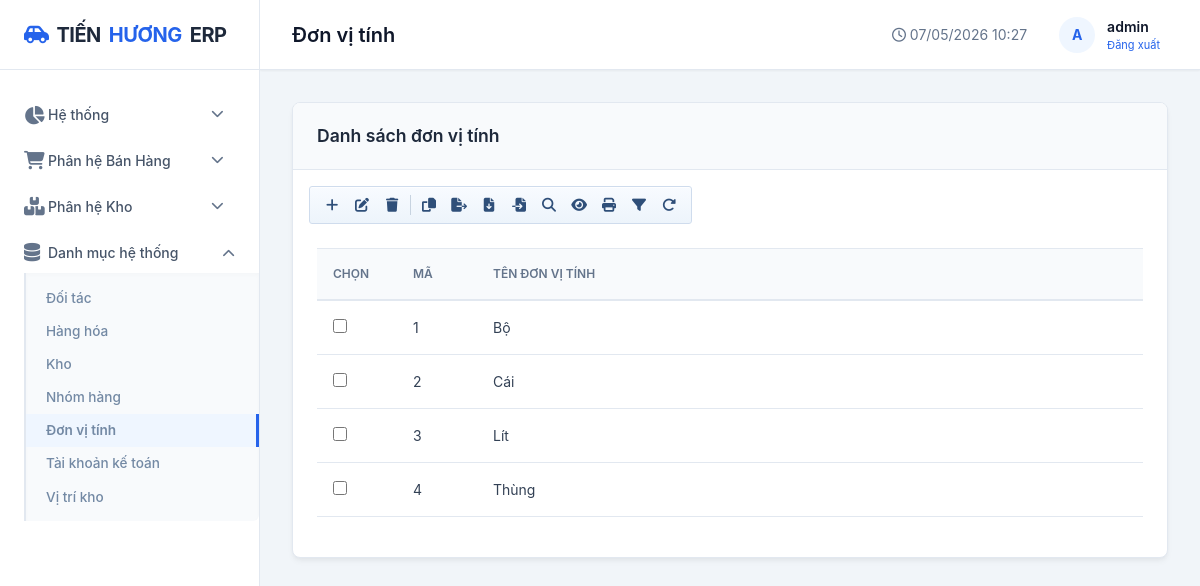
Page /danh-muc/don-vi-tinh/ (signed in) on the committed database.
### apps/danh_muc/models.py (models this page shows, shortened)
class DonViTinh(models.Model):
    ten = models.CharField(max_length=50, unique=True, verbose_name="Đơn vị tính")
    class Meta:
        db_table = "core_donvitinh"
        verbose_name = "Đơn vị tính"

### apps/danh_muc/views.py (the view, shortened to what this page needs)
# urls.py: path('don-vi-tinh/', views.don_vi_tinh_list, name='don_vi_tinh_list'),
@login_required
def don_vi_tinh_list(request):
    q = request.GET.get('q', '').strip()
    ten = ''
    items = DonViTinh.objects.all()
    if q:
        items = items.filter(ten__icontains=q)
    page_obj = _paginate_queryset(request, items.order_by('ten'))
    return render(request, 'core/don_vi_tinh.html', {
        'items': page_obj,
        'page_obj': page_obj,
        'q': q,
        'ten_default': ten,
        'page_title': 'Đơn vị tính',
        'active_menu': 'don_vi_tinh',
    })

### apps/danh_muc/views.py (called while the page is built)
def _paginate_queryset(request, queryset, per_page=12):
    paginator = Paginator(queryset, per_page)
    return paginator.get_page(request.GET.get("page"))

### templates/core/don_vi_tinh.html (shortened to what this page needs)
{% extends 'base.html' %}
{% block content %}
<div class="card">
    <div class="card-header">
        <div class="card-title">Danh sách đơn vị tính</div>
    </div>
    <div class="px-3 pt-3">
        <div class="erp-toolbar" role="toolbar" aria-label="Thanh thao tác đơn vị tính">
            <button type="button" class="erp-toolbar-btn" id="btnDvtAdd" title="Thêm mới" aria-label="Thêm mới"><i class="fas fa-plus"></i></button>
            <button type="button" class="erp-toolbar-btn" id="btnDvtSearch" title="Tìm" aria-label="Tìm"><i class="fas fa-magnifying-glass"></i></button>
            <button type="button" class="erp-toolbar-btn" onclick="window.location.reload()" title="Làm mới" aria-label="Làm mới"><i class="fas fa-rotate-right"></i></button>
        </div>
    </div>
    <div class="card-body">
        <div class="table-responsive">
            <table class="table">
                <thead>
                    <tr>
                        <th style="width:80px;">Chọn</th>
                        <th style="width:80px;">Mã</th>
                        <th>Tên đơn vị tính</th>
                    </tr>
                </thead>
                <tbody>
                    {% for item in items %}
                    <tr>
                        <td><input type="checkbox" name="selected_dvt" class="erp-row-select" value="{{ item.pk }}"></td>
                        <td>{{ forloop.counter }}</td>
                        <td>{{ item.ten }}</td>
                    </tr>
                    {% empty %}
                    <tr>
                        <td colspan="3" class="text-center text-muted">Chưa có đơn vị tính nào.</td>
                    </tr>
                    {% endfor %}
                </tbody>
            </table>
        </div>
    </div>
</div>
{% endblock %}

### templates/base.html (shortened to what this page needs)
<!DOCTYPE html>
<html lang="vi">
<head>
    <link rel="stylesheet" href="https://cdnjs.cloudflare.com/ajax/libs/font-awesome/6.4.0/css/all.min.css">
    <link href="https://cdn.jsdelivr.net/npm/bootstrap@5.3.0/dist/css/bootstrap.min.css" rel="stylesheet">
    <link rel="stylesheet" href="/static/css/style.css?v=6">
</head>
<body>
    <div class="app-container">
        <aside class="sidebar">
            <div class="sidebar-header">
                <a href="{% url 'dashboard' %}" class="logo">
                    <i class="fas fa-car-side" style="color: var(--accent-color);"></i>
                    TIẾN <span>HƯƠNG</span> ERP
                </a>
            </div>
            <nav class="sidebar-nav">
                <div class="nav-item {% if active_menu == 'dashboard' or active_menu == 'so_cai' or active_menu == 'so_nhat_ky_chung' or active_menu == 'ky_ke_toan' %}open{% endif %}">
                    <a href="#" class="nav-link dropdown-toggle" onclick="toggleSubmenu(event, this)">
                        <i class="fas fa-chart-pie"></i> Hệ thống
                        <i class="fas fa-chevron-down ms-auto"></i>
                    </a>
                </div>
                <div class="nav-item ">
                    <a href="#" class="nav-link dropdown-toggle" onclick="toggleSubmenu(event, this)">
                        <i class="fas fa-shopping-cart"></i> Phân hệ Bán Hàng
                        <i class="fas fa-chevron-down ms-auto"></i>
                    </a>
                </div>
                <div class="nav-item ">
                    <a href="#" class="nav-link dropdown-toggle" onclick="toggleSubmenu(event, this)">
                        <i class="fas fa-boxes"></i> Phân hệ Kho
                        <i class="fas fa-chevron-down ms-auto"></i>
                    </a>
                </div>
                <div class="nav-item {% if active_menu == 'hang_hoa' or active_menu == 'khach_hang' or active_menu == 'kho' or active_menu == 'vi_tri_kho' or active_menu == 'nhom_hang' or active_menu == 'don_vi_tinh' or active_menu == 'tai_khoan_ke_toan' %}open{% endif %}">
                    <a href="#" class="nav-link dropdown-toggle" onclick="toggleSubmenu(event, this)">
                        <i class="fas fa-database"></i> Danh mục hệ thống
                        <i class="fas fa-chevron-down ms-auto"></i>
                    </a>
                    <div class="submenu">
                        <a href="{% url 'kh_list' %}" class="submenu-link {% if active_menu == 'khach_hang' %}active{% endif %}" style="color: #7389a4;">Đối tác</a>
                        <a href="{% url 'hang_hoa_list' %}" class="submenu-link {% if active_menu == 'hang_hoa' %}active{% endif %}" style="color: #7389a4;">Hàng hóa</a>
                        <a href="{% url 'kho_list' %}" class="submenu-link {% if active_menu == 'kho' %}active{% endif %}" style="color: #7389a4;">Kho</a>
                        <a href="{% url 'nhom_hang_list' %}" class="submenu-link {% if active_menu == 'nhom_hang' %}active{% endif %}" style="color: #7389a4;">Nhóm hàng</a>
                        <a href="{% url 'don_vi_tinh_list' %}" class="submenu-link {% if active_menu == 'don_vi_tinh' %}active{% endif %}" style="color: #7389a4;">Đơn vị tính</a>
                        <a href="{% url 'tai_khoan_ke_toan_list' %}" class="submenu-link {% if active_menu == 'tai_khoan_ke_toan' %}active{% endif %}" style="color: #7389a4;">Tài khoản kế toán</a>
                        <a href="{% url 'vi_tri_kho_list' %}" class="submenu-link {% if active_menu == 'vi_tri_kho' %}active{% endif %}" style="color: #7389a4;">Vị trí kho</a>
                    </div>
                </div>
            </nav>
        </aside>
        <main class="main-wrapper">
            <header class="header">
                <div class="header-title">{{ page_title }}</div>
                <div class="header-right">
                    <span class="text-muted"><i class="far fa-clock"></i> {% now "d/m/Y H:i" %}</span>
                    <div class="user-menu">
                        <div class="avatar">
                            {{ user.username|make_list|first|upper|default:"A" }}
                        </div>
                        <div>
                            <div class="fw-semibold">{{ user.username }}</div>
                            <div style="font-size: 11px; color: var(--text-muted);">
                                <form action="{% url 'logout' %}" method="post" style="display:inline;">
                                    <button type="submit" style="background:none; border:none; color:var(--accent-color); cursor:pointer;">Đăng xuất</button>
                                </form>
                            </div>
                        </div>
                    </div>
                </div>
            </header>
            <div class="content">
                {% block content %}{% endblock %}
            </div>
        </main>
    </div>
</body>
</html>

### templates/base.html (style rules this page uses)
.erp-toolbar { display: flex; align-items: center; gap: 2px; padding: 4px 8px; background: linear-gradient(180deg, #f8fbff 0%, #edf4fb 100%); border: 1px solid #cfdced; border-radius: 3px; box-shadow: inset 0 1px 0 rgba(255,255,255,0.85); width: fit-content; flex-wrap: wrap; }
.erp-toolbar-btn { width: 28px; height: 28px; display: inline-flex; align-items: center; justify-content: center; border: 1px solid transparent; border-radius: 2px; background: transparent; color: #2f4f79; text-decoration: none; cursor: pointer; transition: all .12s ease; }
.erp-row-select { width: 14px; height: 14px; accent-color: #2f66eb; cursor: pointer; }
.sidebar .nav-link.dropdown-toggle::after { display: none !important; }

### rows in the picture
DonViTinh: ten "Bộ"
DonViTinh: ten "Cái"
DonViTinh: ten "Lít"
DonViTinh: ten "Thùng"

### other values in the picture
{{ page_title }} "Đơn vị tính"
{{ user.username|make_list|first|upper|default:"A" }} "A"
{{ user.username }} "admin"
